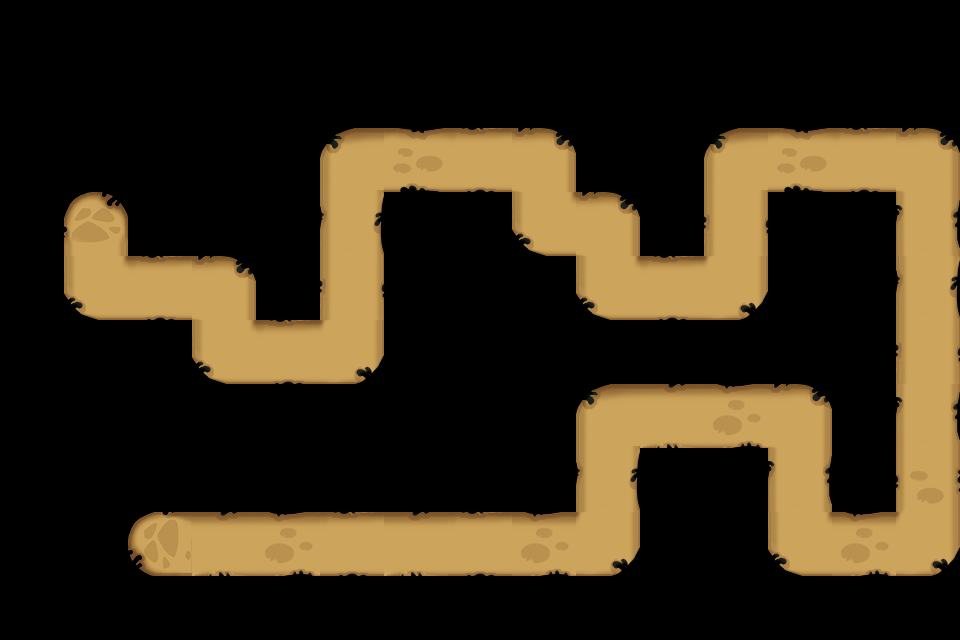

This is a level from a 2D game, rendered from its Tiled map with the project's own tilesets. A one-line summary and the map file follow, with tile-layer data summarised:
An orthogonal 15x10 tile map with 64x64 px tiles, 1 tile layer (Road_Forrest) and 69 objects.

<map version="1.0" orientation="orthogonal" width="15" height="10" tilewidth="64" tileheight="64">
 <tileset firstgid="1" name="Road_Forrest" tilewidth="64" tileheight="64">
  <image source="Road_Forrest.png" width="320" height="256" />
 </tileset>
 <layer name="Road_Forrest" width="15" height="10">
  <data>[150 cells, 45 non-empty, 14 distinct tile ids]</data>
 </layer>
 <objectgroup color="#55ff00" name="path" width="15" height="10">
  <object x="165" y="545" />
  <object x="611" y="545" />
  <object x="609" y="416" />
  <object x="803" y="417" />
  <object x="804" y="543" />
  <object x="931" y="544" />
  <object x="931" y="163" />
  <object x="738" y="162" />
  <object x="737" y="286" />
  <object x="609" y="287" />
  <object x="609" y="223" />
  <object x="545" y="225" />
  <object x="547" y="164" />
  <object x="355" y="162" />
  <object x="356" y="352" />
  <object x="228" y="351" />
  <object x="225" y="292" />
  <object x="97" y="288" />
  <object x="98" y="222" />
 </objectgroup>
 <objectgroup color="#0a0a0b" name="blocked" width="15" height="10">
  <object x="98" y="98" />
  <object x="162" y="97" />
  <object x="161" y="163" />
  <object x="97" y="157" />
 </objectgroup>
 <objectgroup color="#ffff00" name="item" width="15" height="10">
  <properties>
   <property name="id" value="20001" />
   <property name="sizeH" value="2" />
   <property name="sizeW" value="1" />
  </properties>
  <object x="354" y="415" />
  <object x="33" y="290" />
 </objectgroup>
 <objectgroup color="#ffff00" name="item" width="15" height="10">
  <properties>
   <property name="id" value="20002" />
   <property name="sizeH" value="1" />
   <property name="sizeW" value="1" />
  </properties>
  <object x="549" y="96" />
  <object x="418" y="416" />
 </objectgroup>
 <objectgroup color="#ffff00" name="item" width="15" height="10">
  <properties>
   <property name="id" value="20003" />
   <property name="sizeH" value="1" />
   <property name="sizeW" value="1" />
  </properties>
  <object x="287" y="417" />
  <object x="225" y="96" />
  <object x="288" y="226" />
  <object x="416" y="482" />
  <object x="865" y="416" />
 </objectgroup>
 <objectgroup color="#ffff00" name="item" width="15" height="10">
  <properties>
   <property name="id" value="20004" />
   <property name="sizeH" value="1" />
   <property name="sizeW" value="1" />
  </properties>
  <object x="672" y="351" />
  <object x="609" y="351" />
  <object x="290" y="481" />
  <object x="225" y="414" />
  <object x="33" y="416" />
  <object x="35" y="94" />
  <object x="226" y="162" />
  <object x="544" y="285" />
  <object x="866" y="94" />
 </objectgroup>
 <objectgroup color="#ffff00" name="item" width="15" height="10">
  <properties>
   <property name="id" value="20005" />
   <property name="sizeH" value="1" />
   <property name="sizeW" value="1" />
  </properties>
  <object x="737" y="352" />
  <object x="34" y="159" />
  <object x="225" y="223" />
  <object x="287" y="160" />
  <object x="546" y="351" />
 </objectgroup>
 <objectgroup color="#ffff00" name="item" width="15" height="10">
  <properties>
   <property name="id" value="20006" />
   <property name="sizeH" value="1" />
   <property name="sizeW" value="2" />
  </properties>
  <object x="800" y="351" />
  <object x="160" y="481" />
  <object x="289" y="96" />
  <object x="416" y="96" />
  <object x="416" y="350" />
  <object x="737" y="94" />
 </objectgroup>
 <objectgroup color="#ff0000" name="item" width="15" height="10">
  <properties>
   <property name="id" value="20007" />
   <property name="sizeH" value="2" />
   <property name="sizeW" value="2" />
  </properties>
 </objectgroup>
 <objectgroup color="#aa5500" name="item" width="15" height="10">
  <properties>
   <property name="id" value="20008" />
   <property name="sizeH" value="1" />
   <property name="sizeW" value="1" />
  </properties>
  <object x="34" y="223" />
  <object x="163" y="223" />
 </objectgroup>
 <objectgroup color="#0000ff" name="item" width="15" height="10">
  <properties>
   <property name="id" value="20009" />
   <property name="sizeH" value="2" />
   <property name="sizeW" value="2" />
  </properties>
  <object x="34" y="482" />
 </objectgroup>
 <objectgroup color="#ffaa00" name="item" width="15" height="10">
  <properties>
   <property name="id" value="20010" />
   <property name="sizeH" value="2" />
   <property name="sizeW" value="2" />
  </properties>
  <object x="801" y="221" />
  <object x="609" y="94" />
  <object x="95" y="352" />
  <object x="674" y="480" />
 </objectgroup>
 <objectgroup color="#00ffff" name="item" width="15" height="10">
  <properties>
   <property name="id" value="20011" />
   <property name="sizeH" value="2" />
   <property name="sizeW" value="2" />
  </properties>
 </objectgroup>
 <objectgroup color="#ff00ff" name="item" width="15" height="10">
  <properties>
   <property name="id" value="20012" />
   <property name="sizeH" value="2" />
   <property name="sizeW" value="2" />
  </properties>
 </objectgroup>
 <objectgroup color="#550000" name="tower" width="15" height="10">
  <properties>
   <property name="id" value="41001" />
   <property name="sizeH" value="2" />
   <property name="sizeW" value="2" />
  </properties>
  <object x="480" y="417" />
 </objectgroup>
 <objectgroup color="#55007f" name="teemo" width="15" height="10">
  <properties>
   <property name="id" value="1" />
   <property name="sizeH" value="2" />
   <property name="sizeW" value="2" />
  </properties>
  <object x="99" y="98" />
 </objectgroup>
 <objectgroup color="#ff0000" name="random" width="15" height="10">
  <properties>
   <property name="sizeH" value="2" />
   <property name="sizeW" value="2" />
  </properties>
  <object x="416" y="224" />
 </objectgroup>
 <objectgroup color="#55ffff" name="hero" width="15" height="10">
  <properties>
   <property name="id" value="40051" />
  </properties>
  <object x="804" y="353" />
  <object x="226" y="222" />
 </objectgroup>
 <objectgroup color="#55ffff" name="hero" width="15" height="10">
  <properties>
   <property name="id" value="40031" />
  </properties>
  <object x="803" y="289" />
  <object x="166" y="224" />
 </objectgroup>
 <objectgroup color="#55ffff" name="hero" width="15" height="10">
  <properties>
   <property name="id" value="40021" />
  </properties>
  <object x="354" y="417" />
  <object x="98" y="546" />
  <object x="672" y="544" />
 </objectgroup>
</map>
